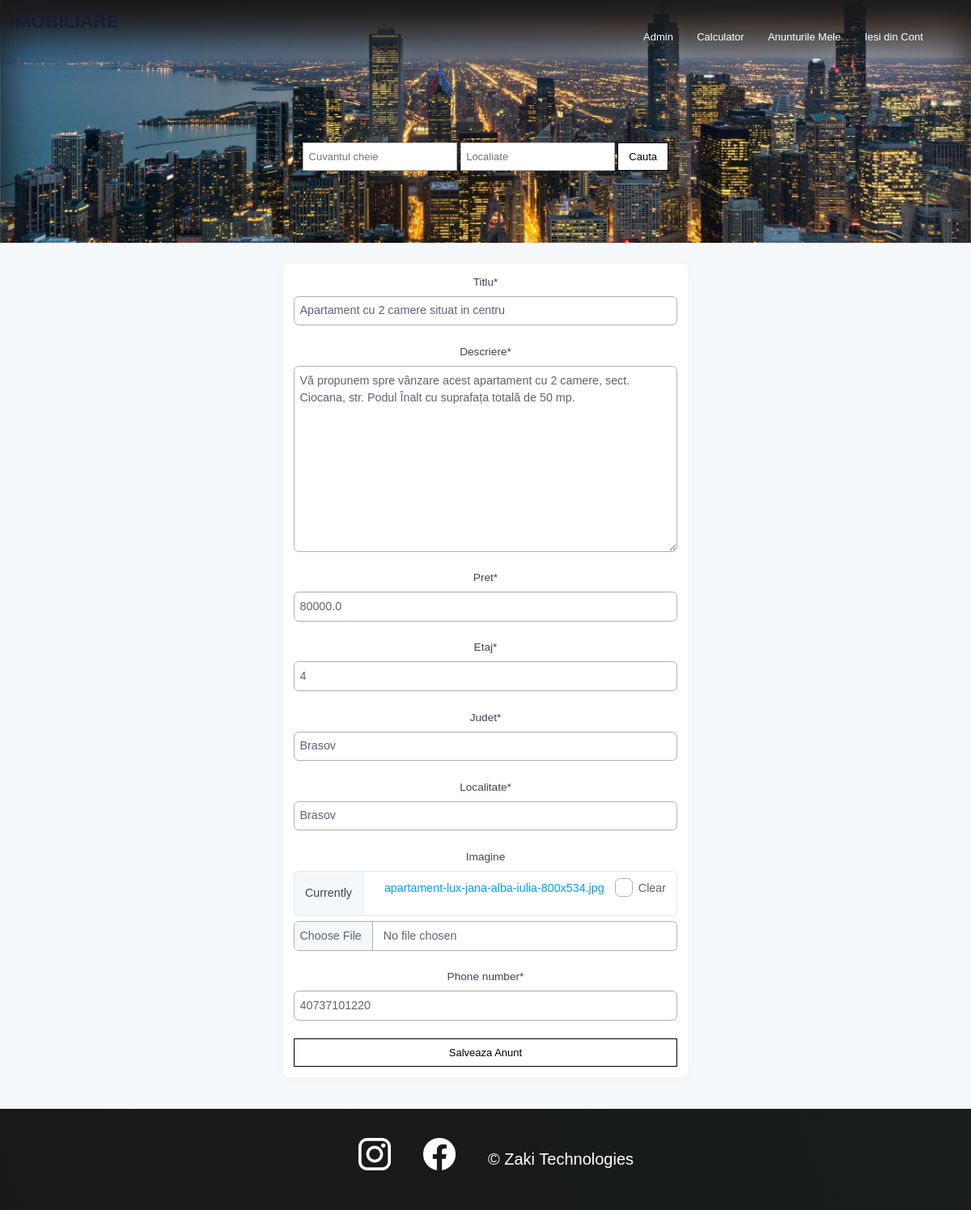
Page /update_announce/2/ (signed in) on the committed database.
### imobiliare/models.py (models this page shows, shortened)
class Announce(models.Model):
    creator = models.ForeignKey(User, on_delete=models.SET_NULL, null=True)
    title = models.CharField(max_length=200, verbose_name='Titlu')
    description = models.TextField(verbose_name='Descriere')
    price = models.FloatField(verbose_name='Pret')
    floor = models.IntegerField(null=True, verbose_name='Etaj')
    county = models.CharField(max_length=100, verbose_name='Judet')
    location = models.CharField(max_length=100, verbose_name='Localitate')
    image = models.ImageField(null=True, blank=True, verbose_name='Imagine')
    publish_date = models.DateTimeField(auto_now_add=True)
    last_update = models.DateTimeField(auto_now=True)
    phone_number = models.CharField(max_length=20)
    class Meta:
        ordering = ['-last_update', '-publish_date']

### imobiliare/views.py (the view, shortened to what this page needs)
# urls.py: path('update_announce/<int:id>/', UpdateAnnounce.as_view(), name='update_announce'),
class UpdateAnnounce(LoginRequiredMixin, View):
    login_url = '/login/'
    redirect_field_name = 'register/'
    def get(self,request, id):
        announce = Announce.objects.get(id=id)
        form = AnnounceForm(instance=announce)
        if request.user != announce.creator and not request.user.is_superuser:
            return HttpResponse('Nu poti modifica acest anunt!')
        context = {
            'form': form,
            'announce': announce}
        return render(request, 'imobiliare/edit_announce.html', context)

### imobiliare/forms.py
class AnnounceForm(ModelForm):
    class Meta:
        model = Announce
        exclude = ['creator']

### imobiliare/templates/imobiliare/edit_announce.html (shortened to what this page needs)
{% extends 'imobiliare/main.html' %}
{% load crispy_forms_tags %}
{% block content %}
<div>
    <form method="POST" action="" enctype="multipart/form-data">
        <div class="add-form card">
           {{form|crispy}}
            <button type="submit" class="button"> Salveaza Anunt</button>
        </div>
    </form>
</div>
{% endblock content %}

### imobiliare/static/css/styles.css (style rules this page uses)
* { padding: 0; margin: 0; font-family: Arial, Helvetica, sans-serif; }
.button { border: 1px solid; background-color: transparent; padding: 0.5rem 1rem; color: aliceblue; text-decoration: none; font-size: 1.5rem; }
.card { background-color: white; box-shadow: 1px 1px 4px rgba(0, 0, 0, 0.2); border-radius: 6px; overflow: hidden; margin: 10px; }
.card .button { color: black; font-size: 1rem; }
.card { text-align: center; }
.add-form { max-width: 500px; margin: 2rem auto; padding: 1rem; display: flex; flex-direction: column; }
.add-form input, .add-form textarea { padding: 0.5rem; border: 1px solid #afafaf; margin-bottom: 1rem; }

### rows in the picture
Announce: title "Apartament cu 2 camere situat in centru", description "Vă propunem spre vânzare acest apartament cu 2 camere, sect. Ciocana, str. Podul Înalt cu suprafața totală de 50 mp.", price "80000.0", floor "4", county "Brasov", location "Brasov", phone_number "40737101220"
